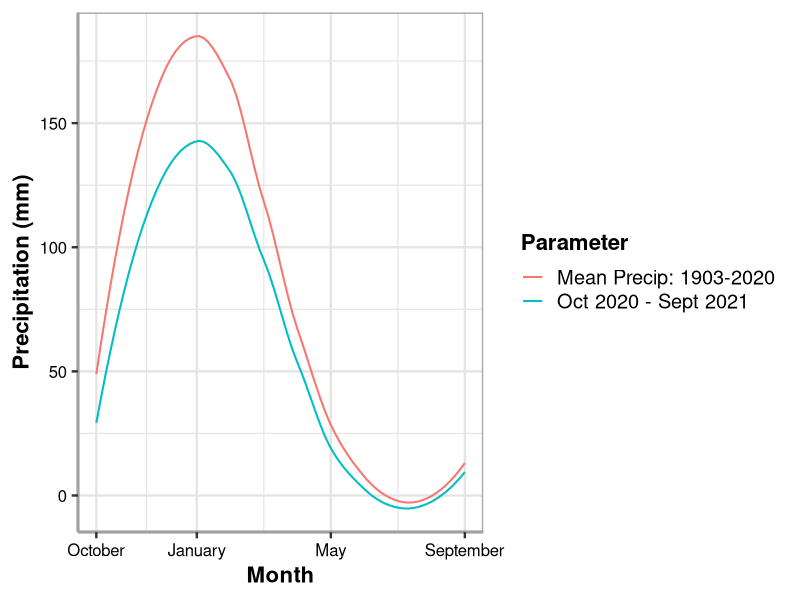
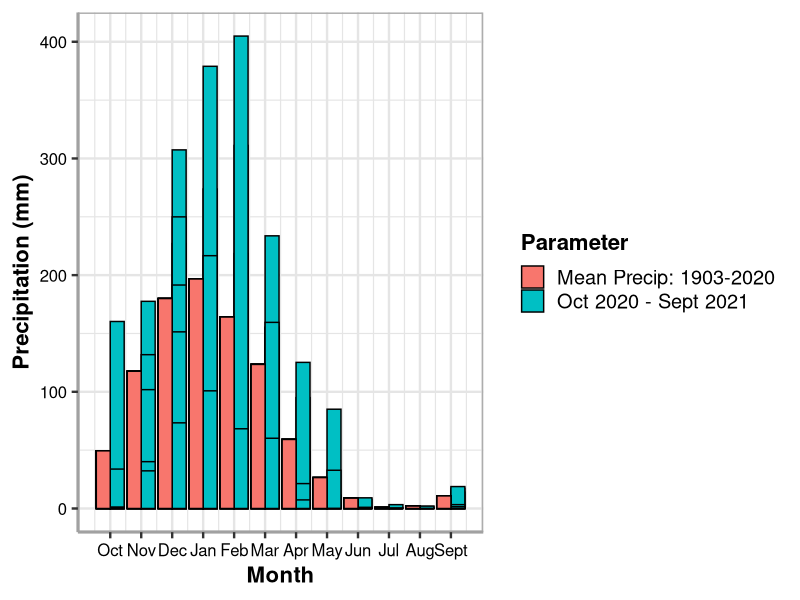

Source code (R) for these figures, in order:
#Ukiah Longterm Precipitation Trends
#Comparison between historical averages (1900 - 2021) and 2021
#Goal, Tables showing longterm trend and a graph with 2021 overlaying historical averages


sessionInfo()
library(ggplot2)
library(tidyverse)
library(lubridate)
library(knitr)
#library(psych)

getwd()
setwd("H:/My Drive/02EnvirExchNetwkGrant/ENGrantDueProducts/EN_R_DataSources")
prep<- read.csv (file ="UkiahWeatherData.csv",
               header = TRUE, 
               sep = ",")
names(prep)
#Get R to recognize date
class(prep$DATE)

#Convert factor or character string into date, and supply format using lubridate package
prep$DATE <- mdy(prep$DATE)
#prep$DATE <- ymd(prep$DATE)

glimpse(prep$DATE)

#Transform Date. Create DOY, date, Month, month_number,month_year, and year colums to use in analysis



prep <- mutate(prep, order_DOY = as.numeric(strftime(prep$DATE, format = "%j")))
prep <- mutate(prep, date = as.numeric(strftime(prep$DATE, format = "%d")))
prep <- mutate(prep, month = as.character(strftime(prep$DATE, format = "%B")))
prep <- mutate(prep, order_month_number = as.numeric(strftime(prep$DATE, format = "%m")))
prep <- mutate(prep, month_year = as.character(strftime(prep$DATE, format = "%m-%Y")))
prep <- mutate(prep, order_year = as.numeric(strftime(prep$DATE, format = "%Y")))

#SPECIAL NOTE - In California Water Budgets begin on October 1 and end on September 30.
#Transform months to match Water Budget Calendar

DOY <- ifelse(prep$order_DOY <= 273, prep$order_DOY + 92, prep$order_DOY - 273)
month_number <- ifelse(prep$order_month_number <= 9, prep$order_month_number + 3, prep$order_month_number - 9)
year <- ifelse(prep$order_month <= 9, prep$order_year + 1, prep$order_year - 0)

precip_mm <- (prep$PRCP * 25.4)

prep <- data.frame(prep, precip_mm)
prep <- data.frame(prep, DOY)
prep <- data.frame(prep, month_number)
prep <- data.frame(prep, year)




#Preliminary Transformations Complete, 
#Save for use later...

prepsave <- prep

#Sub-select date range

prep <- prep[prep$DATE >= "1899-10-01" & prep$DATE <= "2012-09-30", ]

prep <- as_tibble(prep)

#as_tibble(prep)

#Preserve changes made to prep, and create a new table for modifications

prep <- prep %>%
    
    group_by(month_number,order_year) %>%  #First group the data by Month
                    dplyr::summarise(N = n(), #specifies that dplyr package should be used, otherwise computer gets confused.
                     Precip = sum(precip_mm))%>%
                    
    
#Create a Table of descriptive stats showing the sum of precipitation by month for all years 1900-2021
  
    arrange(month_number) %>%
    as.data.frame(prep)
    glimpse(prep)

    kable(prep[,c(1,2,3,4)], digits=2, caption="Monthly Precipitation 1900 - 2020")
    
#Save output to directory
    
write.csv(prep, "prepSumPrecipMonthYear.csv")

#Use above table to create a monthly average of precip, October - September, for all years.

prep2 <- prep %>%
    
  group_by(month_number) %>%  #Group the data by Month
                    dplyr::summarise(N = n() , #specifies that dplyr package should be used, otherwise computer gets confused.
                    Precip_mm = mean(Precip),
                    #median = median(Precip_sum),
                    Max = max(Precip),
                    Min = min(Precip)) %>%
                    #sd   = sd(Precip_sum),
                    #se   = sd / sqrt(N),
                    #Range = quantile(Precip_sum),
                    #IQR = IQR(Precip_sum),
                    
#Create a Table
  
arrange(month_number) %>%
as.data.frame(prep2)
glimpse(prep2)

#Recode Months to Hydro Calendar to avoid confusion
Month <- c("Oct", "Nov", "Dec", "Jan", "Feb", "Mar", "Apr", "May", "Jun", "Jul", "Aug", "Sept")

prep2 <- data.frame(prep2, Month)


kable(prep2[,c(6,3)], digits=2, caption="Average Monthly Precipitation Since 1900")

write.csv(prep, "prepSumPrecipMonth.csv")

prep2 %>%
  
  dplyr::select(month_number, Precip_mm) %>%
  head


#write.csv(prep, "prepAveragePrecipByMonth.csv")

prep2021 <- as_tibble(prepsave)

prep2021 <- prep2021[prep2021$DATE >= "2012-10-01" & prep2021$DATE <= "2021-09-30", ]

prep2021 <- prep2021 %>%

  group_by(month_number,year) %>%  #Group the data by Month
  dplyr::summarise(N = n() , #specifies that dplyr package should be used, otherwise computer gets confused.
                   Precip = sum(precip_mm))%>%

arrange(month_number) %>%
  as.data.frame(prep2021)
glimpse(prep2021)

  combined_data <- left_join(prep2, prep2021, by = "month_number") %>%
    rename("Oct 2020 - Sept 2021" = "Precip",
           "Mean Precip: 1903-2020" = "Precip_mm") %>%
    pivot_longer(cols = c("Oct 2020 - Sept 2021", "Mean Precip: 1903-2020"),
                 names_to = "Parameter",
                 values_to = "Value")
  
  head(combined_data)
  combined_data <- as.data.frame(combined_data)
  str(combined_data)
  write.csv(combined_data, "PrecipCombined_cleaned.csv")
  
 

monthly = combined_data %>%
  group_by(Parameter, month_number) %>%
  summarise(mean = mean(Value)) %>%
  pivot_wider(names_from = Parameter, values_from = mean) %>%
  arrange(month_number)
as.data.frame(monthly)

monthly <- data.frame(monthly, Month)

kable(monthly[,c(4,2,3)], digits=1, caption="Means by month")


### Add Theme for Visualizations
mytheme <- theme_bw(base_size = 18, base_family = "")+theme(
  #Panel
  panel.grid.major = element_line(colour = "#E5E5E5"),
  panel.grid.minor = element_line(colour = "#E5E5E5"),
  panel.background = element_rect(fill = NA),
  panel.border = element_rect(colour = "#ADADAD", fill = NA, size=1),
  #Text and Axis
  axis.title.x = element_text(colour="black", face="bold", size=16),
  axis.text.x = element_text(colour="black", size=12),
  axis.title.y = element_text(colour="black", size=16, face="bold",
                              lineheight = 1.2, angle = 90),
  axis.text.y = element_text(colour="black", size=12),
  plot.title = element_text(colour="black", size=18, face="bold"),
  axis.line = element_line(colour="#A1A1A1", size=1),
  #Legend
  legend.title = element_text(colour="black", size=16, face="bold"))

#Create a Continuous Line Graph with Ribbon

PrecipLine <- ggplot(data = combined_data, aes(month_number, Value, color = Parameter)) +
  #geom_line()+ 
  geom_smooth(size =0.7, span = 0.75, se = FALSE)+ #smoothed for presentation purposes
  scale_x_continuous(breaks=c(1,4,8,12), 
               labels=c("October","January","May","September"))+
               xlab("Month")+
               ylab("Precipitation (mm)")
  
PrecipLine + aes(group=rev(Parameter)) + mytheme



PrecipBar <-ggplot(combined_data,aes(x=month_number, y=Value, fill=Parameter))+
  geom_bar(position="dodge", stat="identity", colour="black")+
  #geom_errorbar(aes(ymin=mean-se, ymax=mean+se),
                #width=.2, position=position_dodge(0.9))+
  scale_x_continuous(breaks=c(1,2,3,4,5,6,7,8,9,10,11,12), 
                   labels=c("Oct", "Nov", "Dec", "Jan", "Feb", "Mar", "Apr", "May", "Jun", "Jul", "Aug", "Sept"))+
                   xlab("Month")+
                   ylab("Precipitation (mm)")
  
  
  #xlab("Interval (Weeks)")+
 
# ylab("Ammonium - N" ~ ("mg N L"^-1)~"\n")+
  #scale_fill_grey(start=.5, end=1,
                 # labels=c("Fall","Spring"),
                  #guide_legend(title="Treatment"))

PrecipBar + mytheme

